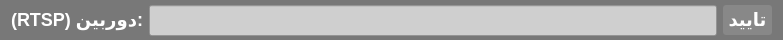
<?xml version="1.0" encoding="UTF-8"?>
<ui version="4.0">
 <class>Form</class>
 <widget class="QWidget" name="Form">
  <property name="geometry">
   <rect>
    <x>0</x>
    <y>0</y>
    <width>783</width>
    <height>40</height>
   </rect>
  </property>
  <property name="minimumSize">
   <size>
    <width>0</width>
    <height>40</height>
   </size>
  </property>
  <property name="maximumSize">
   <size>
    <width>16777215</width>
    <height>41</height>
   </size>
  </property>
  <property name="windowTitle">
   <string>Form</string>
  </property>
  <property name="windowIcon">
   <iconset resource="../apprcc.qrc">
    <normaloff>:/newPrefix/icon/gamenergy.PNG</normaloff>:/newPrefix/icon/gamenergy.PNG</iconset>
  </property>
  <property name="styleSheet">
   <string notr="true">#Form{background:rgba(120,120,120,255)}</string>
  </property>
  <layout class="QHBoxLayout" name="horizontalLayout">
   <property name="topMargin">
    <number>5</number>
   </property>
   <property name="bottomMargin">
    <number>5</number>
   </property>
   <item>
    <widget class="QLabel" name="label">
     <property name="minimumSize">
      <size>
       <width>0</width>
       <height>30</height>
      </size>
     </property>
     <property name="maximumSize">
      <size>
       <width>16777215</width>
       <height>30</height>
      </size>
     </property>
     <property name="styleSheet">
      <string notr="true">QLabel{font-family: &quot;Microsoft YaHei&quot;;
font-size: 18px;
font-weight: bold;
color:white;}</string>
     </property>
     <property name="text">
      <string>:دوربین (RTSP)</string>
     </property>
    </widget>
   </item>
   <item>
    <widget class="QLineEdit" name="rtspEdit">
     <property name="minimumSize">
      <size>
       <width>0</width>
       <height>31</height>
      </size>
     </property>
     <property name="styleSheet">
      <string notr="true">background-color: rgb(207, 207, 207);</string>
     </property>
    </widget>
   </item>
   <item>
    <widget class="QPushButton" name="rtspButton">
     <property name="styleSheet">
      <string notr="true">QPushButton{font-family: &quot;Microsoft YaHei&quot;;
font-size: 18px;
font-weight: bold;
color:white;
text-align: center center;
padding-left: 5px;
padding-right: 5px;
padding-top: 4px;
padding-bottom: 4px;
border-style: solid;
border-width: 0px;
border-color: rgba(255, 255, 255, 255);
border-radius: 3px;
background-color: rgba(255,255,255,30);}

QPushButton:focus{outline: none;}

QPushButton::pressed{font-family: &quot;Microsoft YaHei&quot;;
                     font-size: 16px;
                     font-weight: bold;
                     color:rgb(200,200,200);
                     text-align: center center;
                     padding-left: 5px;
                     padding-right: 5px;
                     padding-top: 4px;
                     padding-bottom: 4px;
                     border-style: solid;
                     border-width: 0px;
                     border-color: rgba(255, 255, 255, 255);
                     border-radius: 3px;
                     background-color:  rgba(255,255,255,150);}

QPushButton::hover {
border-style: solid;
border-width: 0px;
border-radius: 0px;
background-color: rgba(255,255,255,50);}</string>
     </property>
     <property name="text">
      <string>تایید</string>
     </property>
    </widget>
   </item>
  </layout>
 </widget>
 <resources>
  <include location="../apprcc.qrc"/>
 </resources>
 <connections/>
</ui>
